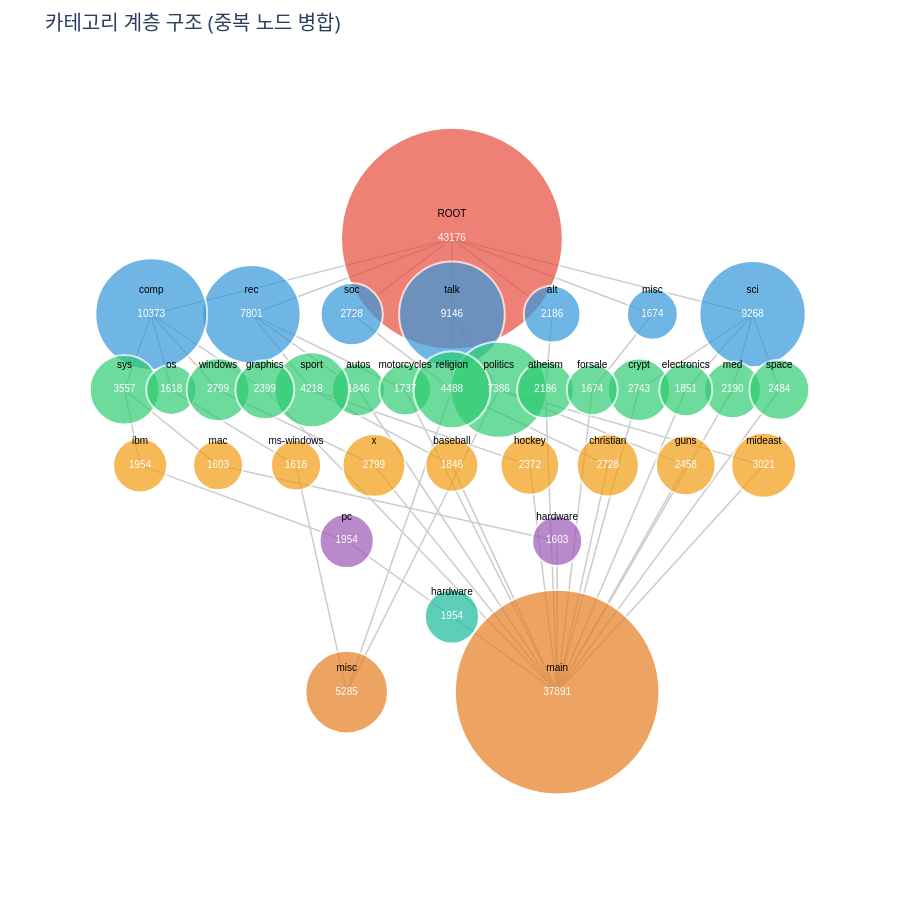

Here is the notebook cell this chart was saved with:
### Code cell
data = count_by_category_dict

nodes_by_level_and_name = {}
nodes = {}
edges = set()
node_id = 0

root_key = ('ROOT', 0)
nodes[root_key] = {'id': node_id, 'label': 'ROOT', 'level': 0, 'count': len(final_dataset)}
nodes_by_level_and_name[(0, 'ROOT')] = root_key
node_id += 1

for level, name_count_dict in data.items():
    current_level = level + 1
    for name, count in name_count_dict.items():
        node_key = (name, current_level)
        if node_key not in nodes:
            nodes[node_key] = {
                'id': node_id,
                'label': name,
                'level': current_level,
                'count': count,
            }
            nodes_by_level_and_name[(current_level, name)] = node_key
            node_id += 1

for _, category_dict in TRAIN_DICT.items():
    ordered_path = sorted(
        (int(k), v) for k, v in category_dict.items() if k != 'category'
    )
    parent_key = root_key
    for level_idx, name in ordered_path:
        current_level = level_idx + 1
        node_key = nodes_by_level_and_name.get((current_level, name))
        if node_key is None:
            continue
        edges.add((parent_key, node_key))
        parent_key = node_key

levels = {}
for node_key, node in nodes.items():
    levels.setdefault(node['level'], []).append(node_key)


# 노드의 최대 자식 깊이를 계산하는 함수
def get_max_depth(node_key, edges, memo=None):
    """
    해당 노드에서 시작하여 도달할 수 있는 최대 깊이를 반환합니다.
    """
    if memo is None:
        memo = {}
    
    if node_key in memo:
        return memo[node_key]
    
    # 자식 노드 찾기
    children = [child for parent, child in edges if parent == node_key]
    
    if not children:
        memo[node_key] = 0
        return 0
    
    # 자식들의 최대 깊이 + 1
    max_child_depth = max(get_max_depth(child, edges, memo) for child in children)
    memo[node_key] = max_child_depth + 1
    
    return memo[node_key]


# 부모-자식 관계를 기반으로 노드 정렬 함수
def sort_nodes_by_hierarchy(node_keys, edges, nodes):
    """
    부모-자식 관계를 고려하여 노드를 정렬합니다.
    깊이가 깊은 노드를 왼쪽에 배치하고 (레벨 5 제외),
    같은 부모를 가진 노드들끼리 그룹화합니다.
    """
    if not node_keys:
        return []
    
    # 각 노드의 부모들 찾기
    node_parents = {}
    for parent, child in edges:
        if child in node_keys:
            if child not in node_parents:
                node_parents[child] = []
            node_parents[child].append(parent)
    
    # 부모가 없는 노드들 (루트 레벨)
    if not node_parents:
        return sorted(node_keys, key=lambda x: nodes[x]['label'])
    
    # 각 노드의 최대 깊이 계산
    depth_memo = {}
    for node_key in node_keys:
        get_max_depth(node_key, edges, depth_memo)
    
    # 부모별로 자식 노드 그룹화
    parent_to_children = {}
    for node in node_keys:
        parents = tuple(sorted(node_parents.get(node, [])))
        if parents not in parent_to_children:
            parent_to_children[parents] = []
        parent_to_children[parents].append(node)
    
    # 각 그룹 내에서 정렬
    # 레벨 5가 아니면: 깊이가 깊은 것 -> 알파벳순
    # 레벨 5이면: 알파벳순만
    for parents in parent_to_children:
        children = parent_to_children[parents]
        current_level = nodes[children[0]]['level']
        
        if current_level == 6:  # 레벨 5 (0-indexed이므로 6)
            # 레벨 5는 알파벳순으로만 정렬
            parent_to_children[parents].sort(key=lambda x: nodes[x]['label'])
        else:
            # 다른 레벨은 깊이 우선 -> 알파벳순
            parent_to_children[parents].sort(
                key=lambda x: (-depth_memo.get(x, 0), nodes[x]['label'])
            )
    
    # 부모의 x 좌표 순서대로 자식들을 배치
    sorted_nodes = []
    
    # 첫 번째 레벨은 부모의 x 좌표가 없으므로 깊이 -> 알파벳순으로
    if all(p not in nodes or 'x' not in nodes[p] for parents in parent_to_children.keys() for p in parents):
        sorted_parent_groups = sorted(
            parent_to_children.keys(),
            key=lambda parents: (
                -max(depth_memo.get(child, 0) for child in parent_to_children[parents]),
                min(nodes[child]['label'] for child in parent_to_children[parents])
            )
        )
    else:
        # 부모의 x 좌표를 기준으로 정렬
        def get_parent_x(parents):
            if not parents:
                return 0
            parent_xs = [nodes[p].get('x', 0) for p in parents if p in nodes]
            return sum(parent_xs) / len(parent_xs) if parent_xs else 0
        
        sorted_parent_groups = sorted(parent_to_children.keys(), key=get_parent_x)
    
    for parents in sorted_parent_groups:
        sorted_nodes.extend(parent_to_children[parents])
    
    return sorted_nodes


# 레벨별 노드 배치 (계층 구조 기반 정렬 적용)
for level, node_keys in levels.items():
    # 계층 구조 기반 정렬 적용
    sorted_node_keys = sort_nodes_by_hierarchy(node_keys, edges, nodes)
    
    num_nodes = len(sorted_node_keys)
    y = -level * 2
    for i, key in enumerate(sorted_node_keys):
        if num_nodes == 1:
            x = 0
        else:
            spacing = min(15, 50 / num_nodes)
            x = (i - (num_nodes - 1) / 2) * spacing
        nodes[key]['x'] = x
        nodes[key]['y'] = y

edge_x = []
edge_y = []
for parent, child in edges:
    edge_x.extend([nodes[parent]['x'], nodes[child]['x'], None])
    edge_y.extend([nodes[parent]['y'], nodes[child]['y'], None])

edge_trace = go.Scatter(
    x=edge_x,
    y=edge_y,
    mode='lines',
    line=dict(width=1.5, color='#cccccc'),
    hoverinfo='none'
)

node_colors = ['#e74c3c', '#3498db', '#2ecc71', '#f39c12', '#9b59b6', '#1abc9c', '#e67e22']
node_x = []
node_y = []
node_labels = []
node_counts = []
node_color = []
node_sizes = []

for n in nodes.values():
    node_x.append(n['x'])
    node_y.append(n['y'])
    node_labels.append(n['label'])
    node_counts.append(str(n.get('count', 0)))
    node_color.append(node_colors[n['level'] % len(node_colors)])
    base_size = 14 if n['level'] == 0 else 10
    scale = 0 if n.get('count') is None else max(0, n['count']) ** 0.5
    node_sizes.append(base_size + scale)

parent_counts = {}
for parent, child in edges:
    parent_counts[child] = parent_counts.get(child, 0) + 1

hover_text = []
for node_key, n in nodes.items():
    parent_count = parent_counts.get(node_key, 0)
    base_text = f"{n['label']}<br>레벨: {n['level']}<br>개수: {n.get('count', 0)}"
    if parent_count > 1:
        hover_text.append(base_text + f"<br>부모 노드: {parent_count}개")
    else:
        hover_text.append(base_text)

node_trace = go.Scatter(
    x=node_x,
    y=node_y,
    mode='markers',
    marker=dict(
        size=node_sizes,
        color=node_color,
        line=dict(width=2, color='white')
    ),
    hoverinfo='text',
    hovertext=hover_text
)

count_text_trace = go.Scatter(
    x=node_x,
    y=node_y,
    mode='text',
    text=node_counts,
    textposition='middle center',
    textfont=dict(size=10, color='white', family='Arial'),
    hoverinfo='none'
)

label_text_trace = go.Scatter(
    x=node_x,
    y=[y + 0.5 for y in node_y],
    mode='text',
    text=node_labels,
    textposition='top center',
    textfont=dict(size=10, color='black', family='Arial'),
    hoverinfo='none'
)

layout = go.Layout(
    title=dict(text='카테고리 계층 구조 (중복 노드 병합)', font=dict(size=20)),
    showlegend=False,
    hovermode='closest',
    xaxis=dict(showgrid=False, zeroline=False, showticklabels=False),
    yaxis=dict(showgrid=False, zeroline=False, showticklabels=False),
    plot_bgcolor='#ffffff',
    paper_bgcolor='#ffffff',
    margin=dict(l=40, r=40, t=60, b=40),
    height=900,
)

fig = go.Figure(
    data=[edge_trace, node_trace, count_text_trace, label_text_trace],
    layout=layout,
)
fig.show()

### Figure 1 — Plotly figure (JSON) as saved in the notebook; plotly's stock layout.template omitted (floating-point values rounded to 4 significant figures; data arrays with more than 128 entries replaced by an {"elided": "..."} marker saying what was removed)
{"data": [{"hoverinfo": "none", "line": {"color": "#cccccc", "width": 1.5}, "mode": "lines", "type": "scatter", "x": {"elided": "165 float values"}, "y": {"elided": "165 int values"}}, {"hoverinfo": "text", "hovertext": ["ROOT<br>레벨: 0<br>개수: 43176", "talk<br>레벨: 1<br>개수: 9146", "rec<br>레벨: 1<br>개수: 7801", "comp<br>레벨: 1<br>개수: 10373", "alt<br>레벨: 1<br>개수: 2186", "sci<br>레벨: 1<br>개수: 9268", "soc<br>레벨: 1<br>개수: 2728", "misc<br>레벨: 1<br>개수: 1674", "politics<br>레벨: 2<br>개수: 7386", "autos<br>레벨: 2<br>개수: 1846", "sys<br>레벨: 2<br>개수: 3557", "atheism<br>레벨: 2<br>개수: 2186", "sport<br>레벨: 2<br>개수: 4218", "os<br>레벨: 2<br>개수: 1618", "crypt<br>레벨: 2<br>개수: 2743", "med<br>레벨: 2<br>개수: 2190", "motorcycles<br>레벨: 2<br>개수: 1737", "windows<br>레벨: 2<br>개수: 2799", "graphics<br>레벨: 2<br>개수: 2399", "electronics<br>레벨: 2<br>개수: 1851", "space<br>레벨: 2<br>개수: 2484", "religion<br>레벨: 2<br>개수: 4488<br>부모 노드: 2개", "forsale<br>레벨: 2<br>개수: 1674", "mideast<br>레벨: 3<br>개수: 3021", "mac<br>레벨: 3<br>개수: 1603", "baseball<br>레벨: 3<br>개수: 1846", "ms-windows<br>레벨: 3<br>개수: 1618", "hockey<br>레벨: 3<br>개수: 2372", "x<br>레벨: 3<br>개수: 2799", "ibm<br>레벨: 3<br>개수: 1954", "guns<br>레벨: 3<br>개수: 2458", "christian<br>레벨: 3<br>개수: 2728", "main<br>레벨: 6<br>개수: 37891<br>부모 노드: 17개", "misc<br>레벨: 6<br>개수: 5285<br>부모 노드: 3개", "hardware<br>레벨: 4<br>개수: 1603", "pc<br>레벨: 4<br>개수: 1954", "hardware<br>레벨: 5<br>개수: 1954"], "marker": {"color": ["#e74c3c", "#3498db", "#3498db", "#3498db", "#3498db", "#3498db", "#3498db", "#3498db", "#2ecc71", "#2ecc71", "#2ecc71", "#2ecc71", "#2ecc71", "#2ecc71", "#2ecc71", "#2ecc71", "#2ecc71", "#2ecc71", "#2ecc71", "#2ecc71", "#2ecc71", "#2ecc71", "#2ecc71", "#f39c12", "#f39c12", "#f39c12", "#f39c12", "#f39c12", "#f39c12", "#f39c12", "#f39c12", "#f39c12", "#e67e22", "#e67e22", "#9b59b6", "#9b59b6", "#1abc9c"], "line": {"color": "white", "width": 2}, "size": [221.8, 105.6, 98.32, 111.8, 56.75, 106.3, 62.23, 50.91, 95.94, 52.97, 69.64, 56.75, 74.95, 50.22, 62.37, 56.8, 51.68, 62.91, 58.98, 53.02, 59.84, 76.99, 50.91, 64.96, 50.04, 52.97, 50.22, 58.7, 62.91, 54.2, 59.58, 62.23, 204.7, 82.7, 50.04, 54.2, 54.2]}, "mode": "markers", "type": "scatter", "x": [0, 0, -14.29, -21.43, 7.143, 21.43, -7.143, 14.29, 3.333, -6.667, -23.33, 6.667, -10, -20, 13.33, 20, -3.333, -16.67, -13.33, 16.67, 23.33, 0, 10, 22.22, -16.67, 0, -11.11, 5.556, -5.556, -22.22, 16.67, 11.11, 7.5, -7.5, 7.5, -7.5, 0], "y": [0, -2, -2, -2, -2, -2, -2, -2, -4, -4, -4, -4, -4, -4, -4, -4, -4, -4, -4, -4, -4, -4, -4, -6, -6, -6, -6, -6, -6, -6, -6, -6, -12, -12, -8, -8, -10]}, {"hoverinfo": "none", "mode": "text", "text": ["43176", "9146", "7801", "10373", "2186", "9268", "2728", "1674", "7386", "1846", "3557", "2186", "4218", "1618", "2743", "2190", "1737", "2799", "2399", "1851", "2484", "4488", "1674", "3021", "1603", "1846", "1618", "2372", "2799", "1954", "2458", "2728", "37891", "5285", "1603", "1954", "1954"], "textfont": {"color": "white", "family": "Arial", "size": 10}, "textposition": "middle center", "type": "scatter", "x": [0, 0, -14.29, -21.43, 7.143, 21.43, -7.143, 14.29, 3.333, -6.667, -23.33, 6.667, -10, -20, 13.33, 20, -3.333, -16.67, -13.33, 16.67, 23.33, 0, 10, 22.22, -16.67, 0, -11.11, 5.556, -5.556, -22.22, 16.67, 11.11, 7.5, -7.5, 7.5, -7.5, 0], "y": [0, -2, -2, -2, -2, -2, -2, -2, -4, -4, -4, -4, -4, -4, -4, -4, -4, -4, -4, -4, -4, -4, -4, -6, -6, -6, -6, -6, -6, -6, -6, -6, -12, -12, -8, -8, -10]}, {"hoverinfo": "none", "mode": "text", "text": ["ROOT", "talk", "rec", "comp", "alt", "sci", "soc", "misc", "politics", "autos", "sys", "atheism", "sport", "os", "crypt", "med", "motorcycles", "windows", "graphics", "electronics", "space", "religion", "forsale", "mideast", "mac", "baseball", "ms-windows", "hockey", "x", "ibm", "guns", "christian", "main", "misc", "hardware", "pc", "hardware"], "textfont": {"color": "black", "family": "Arial", "size": 10}, "textposition": "top center", "type": "scatter", "x": [0, 0, -14.29, -21.43, 7.143, 21.43, -7.143, 14.29, 3.333, -6.667, -23.33, 6.667, -10, -20, 13.33, 20, -3.333, -16.67, -13.33, 16.67, 23.33, 0, 10, 22.22, -16.67, 0, -11.11, 5.556, -5.556, -22.22, 16.67, 11.11, 7.5, -7.5, 7.5, -7.5, 0], "y": [0.5, -1.5, -1.5, -1.5, -1.5, -1.5, -1.5, -1.5, -3.5, -3.5, -3.5, -3.5, -3.5, -3.5, -3.5, -3.5, -3.5, -3.5, -3.5, -3.5, -3.5, -3.5, -3.5, -5.5, -5.5, -5.5, -5.5, -5.5, -5.5, -5.5, -5.5, -5.5, -11.5, -11.5, -7.5, -7.5, -9.5]}], "layout": {"height": 900, "hovermode": "closest", "margin": {"b": 40, "l": 40, "r": 40, "t": 60}, "paper_bgcolor": "#ffffff", "plot_bgcolor": "#ffffff", "showlegend": false, "title": {"font": {"size": 20}, "text": "카테고리 계층 구조 (중복 노드 병합)"}, "xaxis": {"showgrid": false, "showticklabels": false, "zeroline": false}, "yaxis": {"showgrid": false, "showticklabels": false, "zeroline": false}}}
